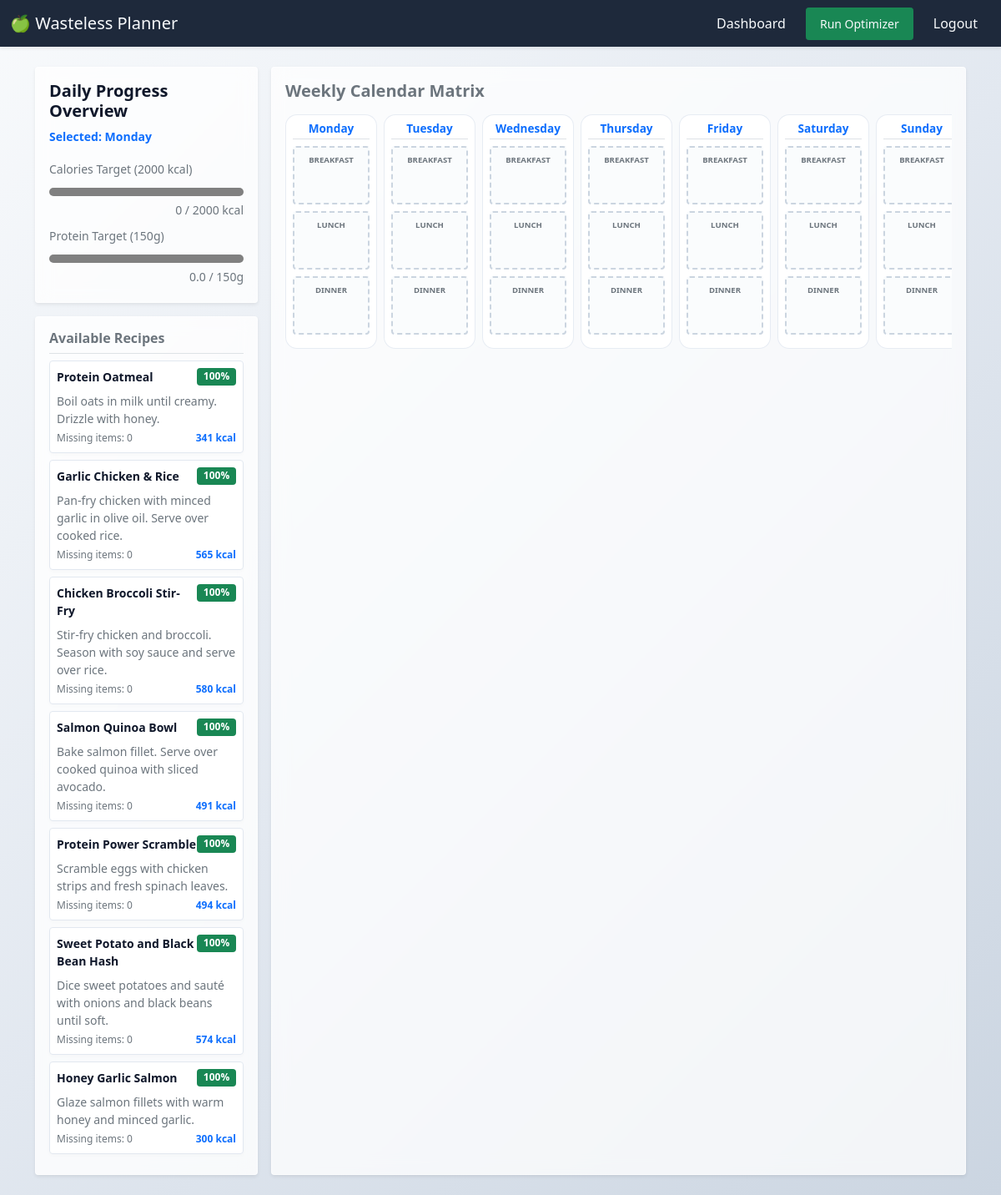
The app's page / (signed in), older data.
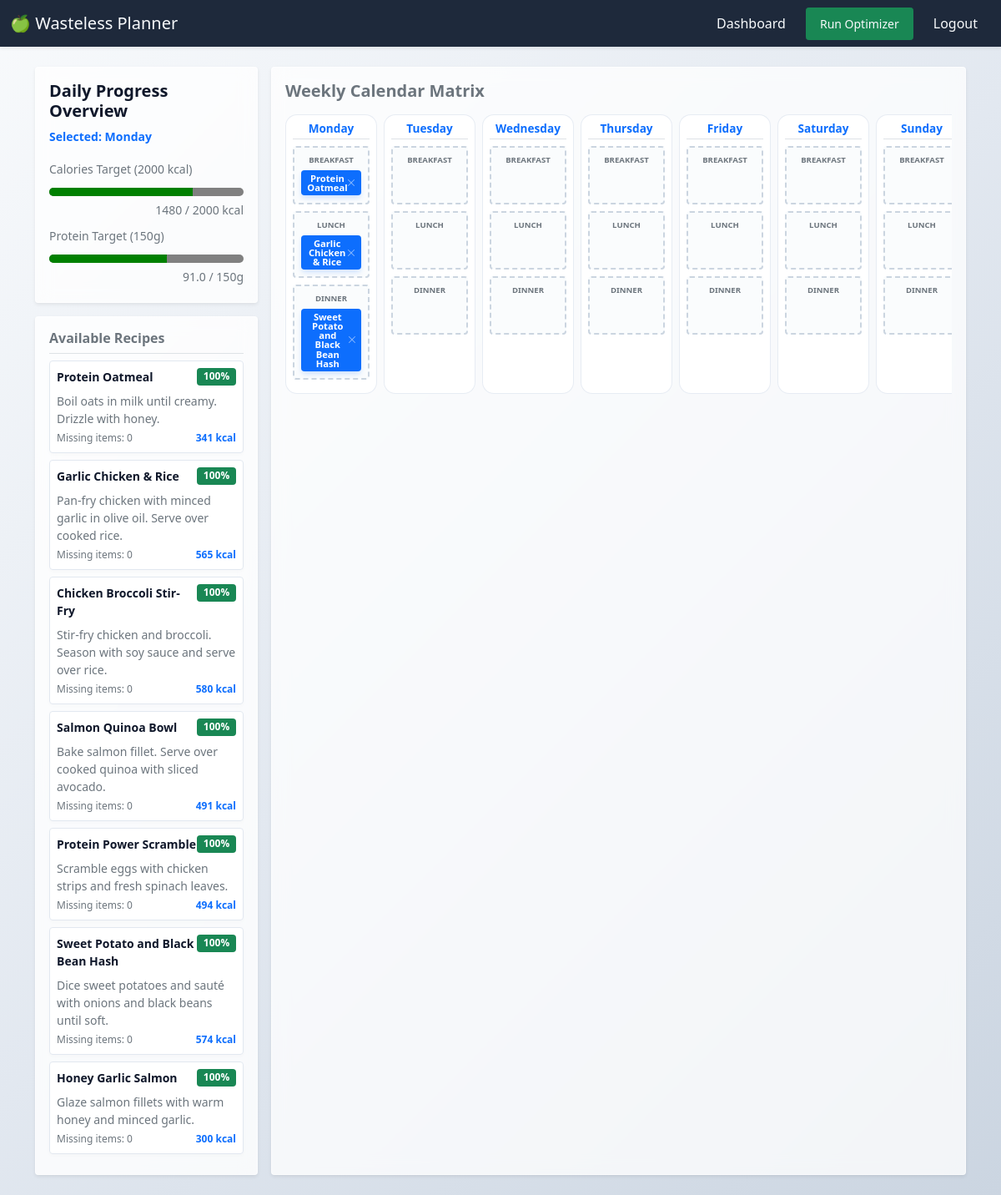
The same page, newer data.
### planner/models.py (models this page shows, shortened)
class Recipe(models.Model):
    title = models.CharField(max_length=200, unique=True)
    instructions = models.TextField()
    prep_time = models.IntegerField(help_text="Time in minutes", validators=[MinValueValidator(1)])
    calories = models.IntegerField(validators=[MinValueValidator(0)], default=0)
    protein = models.DecimalField(max_digits=5, decimal_places=1, default=0.0, help_text="in grams")
    carbs = models.DecimalField(max_digits=5, decimal_places=1, default=0.0, help_text="in grams")
    fat = models.DecimalField(max_digits=5, decimal_places=1, default=0.0, help_text="in grams")
    created_at = models.DateTimeField(auto_now_add=True)

class MealPlan(models.Model):
    MEAL_CHOICES = [
        ('Breakfast', 'Breakfast'),
        ('Lunch', 'Lunch'),
        ('Dinner', 'Dinner'),
    ]
    user = models.ForeignKey(User, on_delete=models.CASCADE, related_name="meal_plans")
    recipe = models.ForeignKey(Recipe, on_delete=models.CASCADE)
    date = models.DateField()
    meal_type = models.CharField(max_length=15, choices=MEAL_CHOICES, default='Dinner')
    class Meta:
        ordering = ['date']
        unique_together = ('user', 'date', 'meal_type')

### planner/views.py (the view)
# urls.py: path('', views.dashboard_view, name='dashboard'),
@login_required
def dashboard_view(request):
    user = request.user
    today = timezone.now().date()
    pantry_items = PantryItem.objects.filter(user=user).select_related('ingredient')
    user_stock = {}
    expiring_items = []
    seen_ingredients = set()
    for item in pantry_items:
        ing_id = item.ingredient.id
        if ing_id not in user_stock:
            user_stock[ing_id] = Decimal("0.00")
        user_stock[ing_id] += item.quantity
        try:
            days_left = item.days_until_expiration()
        except Exception:
            days_left = 99
        if days_left <= 3 and ing_id not in seen_ingredients:
            expiring_items.append(item)
            seen_ingredients.add(ing_id)
    all_recipes = Recipe.objects.prefetch_related('recipe_ingredients__ingredient')
    recommended_recipes = []
    for recipe in all_recipes:
        requirements = recipe.recipe_ingredients.all()
        if not requirements:
            continue
        matched_ingredients = 0
        total_ingredients_count = len(requirements)
        for req in requirements:
            req_ing_id = req.ingredient.id
            if req_ing_id in user_stock and user_stock[req_ing_id] >= req.quantity:
                matched_ingredients += 1
        match_percentage = int((matched_ingredients / total_ingredients_count) * 100)
        if match_percentage >= 25:
            recommended_recipes.append({
                "recipe": recipe,
                "match_percentage": match_percentage,
                "missing_count": total_ingredients_count - matched_ingredients
            })
    calendar_days = [
        {"code": "MON", "name": "Monday"},
        {"code": "TUE", "name": "Tuesday"},
        {"code": "WED", "name": "Wednesday"},
        {"code": "THU", "name": "Thursday"},
        {"code": "FRI", "name": "Friday"},
        {"code": "SAT", "name": "Saturday"},
        {"code": "SUN", "name": "Sunday"},
    ]
    daily_macros = {
        "MON": {"calories": 0, "protein": 0.0},
        "TUE": {"calories": 0, "protein": 0.0},
        "WED": {"calories": 0, "protein": 0.0},
        "THU": {"calories": 0, "protein": 0.0},
        "FRI": {"calories": 0, "protein": 0.0},
        "SAT": {"calories": 0, "protein": 0.0},
        "SUN": {"calories": 0, "protein": 0.0},
    }
    saved_meals = MealPlan.objects.filter(user=user).select_related('recipe')
    day_map = {0: "MON", 1: "TUE", 2: "WED", 3: "THU", 4: "FRI", 5: "SAT", 6: "SUN"}
    for plan in saved_meals:
        code = day_map.get(plan.date.weekday(), "MON")
        plan.date_code = code
        if plan.recipe:
            cals = getattr(plan.recipe, 'calories', 0) or 0
            prot = getattr(plan.recipe, 'protein', 0) or 0
            daily_macros[code]["calories"] += int(cals)
            daily_macros[code]["protein"] += int(prot)
    context = {
        "pantry_items": pantry_items,
        "expiring_items": expiring_items,
        "recommended_recipes": recommended_recipes,  # Constrain UI view window to top 7 hits
        "today": today,
        "calendar_days": calendar_days,
        "saved_meals": saved_meals,
        "daily_macros": daily_macros,
        "mon_cals": daily_macros["MON"]["calories"],
        "mon_prot": daily_macros["MON"]["protein"],
    }
    return render(request, "planner/index.html", context)

### planner/models.py (called while the page is built)
    def days_until_expiration(self):
        delta = self.expiration_date - timezone.now().date()
        return delta.days

### planner/templates/planner/index.html (shortened to what the changed rows need)
{% extends "planner/layout.html" %}
{% block body %}
<div class="d-flex flex-nowrap row g-3">
    <aside class="col-12 col-md-4 col-lg-3" id="macro-summary-panel">
        <div class="card p-3 shadow-sm mb-3">
            <div class="mb-2">
                <label for="calories-progress" class="form-label mb-1 small text-muted">Calories Target (2000 kcal)</label>
                <progress id="calories-progress" class="w-100" value="{{ mon_cals }}" max="2000"></progress>
                <small class="text-muted d-block text-end" id="calories-text-value">{{ mon_cals }} / 2000 kcal</small>
            </div>
            <div class="mb-1">
                <label for="protein-progress" class="form-label mb-1 small text-muted">Protein Target (150g)</label>
                <progress id="protein-progress" class="w-100" value="{{ mon_prot }}" max="150"></progress>
                <small class="text-muted d-block text-end" id="protein-text-value">{{ mon_prot }} / 150g</small>
            </div>
        </div>
        <div class="card p-3 shadow-sm" id="recipe-pool">
        {% if recommended_recipes %}
            {% for item in recommended_recipes %}
            <div class="recipe-card p-2 mb-2 border rounded bg-light" draggable="true" data-recipe-id="{{ item.recipe.id }}" data-calories="{{ item.recipe.calories }}" data-protein="{{ item.recipe.protein }}" style="cursor: grab;">
                <div class="d-flex justify-content-between align-items-start">
                <strong class="text-dark small">{{ item.recipe.title }}</strong>
                <span class="badge bg-success small">{{ item.match_percentage }}%</span>
                </div>
                <div class="text-secondary small mt-2">
                <p class="mb-1">{{ item.recipe.instructions }}</p>
                </div>
                <div class="text-muted mt-1 d-flex justify-content-between" style="font-size: 0.75rem;">
                <span>Missing items: {{ item.missing_count }}</span>
                <span class="text-primary fw-bold">{{ item.recipe.calories }} kcal</span>
                </div>
            </div>
            {% endfor %}
        {% else %}
            <p class="text-muted small text-center my-3">No recipe matches found (Min. 25% match required).</p>
        {% endif %}
        </div>
    </aside>
    <section class="col-12 col-md-8 col-lg-9" id="calendar-workspace">
        <div class="card p-3 shadow-sm h-100">
            <h2 class="h5 fw-bold mb-3 text-secondary">Weekly Calendar Matrix</h2>
            <div class="calendar-grid" style="display: grid; grid-template-columns: repeat(7, minmax(110px, 1fr)); gap: 0.5rem; overflow-x: auto;">
                {% for day in calendar_days %}
                <div class="calendar-day-column border rounded p-2 bg-white" data-day-code="{{ day.code }}" data-day-name="{{ day.name }}">
                    <h6 class="text-center text-primary border-bottom pb-1 fw-bold" style="font-size: 0.85rem;">{{ day.name }}</h6>
                    <div class="meal-slot border rounded p-2 my-2 bg-light text-center"
                         data-meal-type="Breakfast"
                         data-current-calories="{% for plan in saved_meals %}{% if plan.date_code == day.code and plan.meal_type == 'Breakfast' %}{{ plan.recipe.calories }}{% endif %}{% endfor %}"
                         data-current-protein="{% for plan in saved_meals %}{% if plan.date_code == day.code and plan.meal_type == 'Breakfast' %}{{ plan.recipe.protein }}{% endif %}{% endfor %}"
                         style="min-height: 70px;">
                        <small class="slot-label text-muted d-block fw-bold" style="font-size: 0.6rem;">BREAKFAST</small>
                        <div class="slot-occupied-zone mt-1">
                            {% for plan in saved_meals %}
                                {% if plan.date_code == day.code and plan.meal_type == "Breakfast" %}
                                    <span class="recipe-card badge bg-primary w-100 py-1 text-wrap d-flex justify-content-between align-items-center"
                                        draggable="true"
                                        data-recipe-id="{{ plan.recipe.id }}"
                                        data-calories="{{ plan.recipe.calories }}"
                                        data-protein="{{ plan.recipe.protein }}"
                                        style="cursor: grab; font-size: 0.7rem;">
                                        <strong class="text-white">{{ plan.recipe.title }}</strong>
                                        <button type="button" class="btn-close btn-close-white remove-meal-btn"
                                                aria-label="Remove"
                                                style="font-size: 0.5rem; padding: 0.2rem; cursor: pointer;"></button>
                                    </span>
                                {% endif %}
                            {% endfor %}
                        </div>
                    </div>
                    <div class="meal-slot border rounded p-2 my-2 bg-light text-center"
                         data-meal-type="Lunch"
                         data-current-calories="{% for plan in saved_meals %}{% if plan.date_code == day.code and plan.meal_type == 'Lunch' %}{{ plan.recipe.calories }}{% endif %}{% endfor %}"
                         data-current-protein="{% for plan in saved_meals %}{% if plan.date_code == day.code and plan.meal_type == 'Lunch' %}{{ plan.recipe.protein }}{% endif %}{% endfor %}"
                         style="min-height: 70px;">
                        <small class="slot-label text-muted d-block fw-bold" style="font-size: 0.6rem;">LUNCH</small>
                        <div class="slot-occupied-zone mt-1">
                            {% for plan in saved_meals %}
                                {% if plan.date_code == day.code and plan.meal_type == "Lunch" %}
                                    <span class="recipe-card badge bg-primary w-100 py-1 text-wrap d-flex justify-content-between align-items-center"
                                        draggable="true"
                                        data-recipe-id="{{ plan.recipe.id }}"
                                        data-calories="{{ plan.recipe.calories }}"
                                        data-protein="{{ plan.recipe.protein }}"
                                        style="cursor: grab; font-size: 0.7rem;">
                                        <strong class="text-white">{{ plan.recipe.title }}</strong>
                                        <button type="button" class="btn-close btn-close-white remove-meal-btn"
                                                aria-label="Remove"
                                                style="font-size: 0.5rem; padding: 0.2rem; cursor: pointer;"></button>
                                    </span>
                                {% endif %}
                            {% endfor %}
                        </div>
                    </div>
                    <div class="meal-slot border rounded p-2 my-2 bg-light text-center"
                         data-meal-type="Dinner"
                         data-current-calories="{% for plan in saved_meals %}{% if plan.date_code == day.code and plan.meal_type == 'Dinner' %}{{ plan.recipe.calories }}{% endif %}{% endfor %}"
                         data-current-protein="{% for plan in saved_meals %}{% if plan.date_code == day.code and plan.meal_type == 'Dinner' %}{{ plan.recipe.protein }}{% endif %}{% endfor %}"
                         style="min-height: 70px;">
                        <small class="slot-label text-muted d-block fw-bold" style="font-size: 0.6rem;">DINNER</small>
                        <div class="slot-occupied-zone mt-1">
                            {% for plan in saved_meals %}
                                {% if plan.date_code == day.code and plan.meal_type == "Dinner" %}
                                    <span class="recipe-card badge bg-primary w-100 py-1 text-wrap d-flex justify-content-between align-items-center"
                                        draggable="true"
                                        data-recipe-id="{{ plan.recipe.id }}"
                                        data-calories="{{ plan.recipe.calories }}"
                                        data-protein="{{ plan.recipe.protein }}"
                                        style="cursor: grab; font-size: 0.7rem;">
                                        <strong class="text-white">{{ plan.recipe.title }}</strong>
                                        <button type="button" class="btn-close btn-close-white remove-meal-btn"
                                                aria-label="Remove"
                                                style="font-size: 0.5rem; padding: 0.2rem; cursor: pointer;"></button>
                                    </span>
                                {% endif %}
                            {% endfor %}
                        </div>
                    </div>
                </div>
                {% endfor %}
            </div>
        </div>
    </section>
</div>
{% endblock %}

Row changes from the older to the newer data that the page shows:
added MealPlan: recipe "Protein Oatmeal", shown under "Monday"
added MealPlan: recipe "Garlic Chicken & Rice", shown under "Monday"
added MealPlan: recipe "Sweet Potato and Black Bean Hash", shown under "Monday"
Text that changed along with them:
{{ mon_cals }}: 0 → 1480 (drawn)
{{ mon_cals }}: "0" → "1480"
{{ mon_prot }}: 0.0 → 91.0 (drawn)
{{ mon_prot }}: "0.0" → "91.0"
